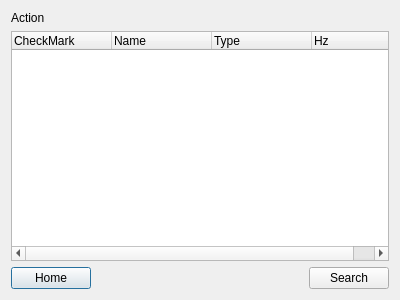
<?xml version="1.0" encoding="UTF-8"?>
<ui version="4.0">
 <class>action</class>
 <widget class="QDialog" name="action">
  <property name="geometry">
   <rect>
    <x>0</x>
    <y>0</y>
    <width>400</width>
    <height>300</height>
   </rect>
  </property>
  <property name="windowTitle">
   <string>Dialog</string>
  </property>
  <layout class="QVBoxLayout" name="verticalLayout">
   <item>
    <widget class="QLabel" name="label">
     <property name="text">
      <string>Action</string>
     </property>
    </widget>
   </item>
   <item>
    <widget class="QTreeWidget" name="treeWidget">
     <column>
      <property name="text">
       <string notr="true">CheckMark</string>
      </property>
     </column>
     <column>
      <property name="text">
       <string>Name</string>
      </property>
     </column>
     <column>
      <property name="text">
       <string>Type</string>
      </property>
     </column>
     <column>
      <property name="text">
       <string>Hz</string>
      </property>
     </column>
    </widget>
   </item>
   <item>
    <layout class="QHBoxLayout" name="horizontalLayout">
     <item>
      <widget class="QPushButton" name="homeButton">
       <property name="text">
        <string>Home</string>
       </property>
      </widget>
     </item>
     <item>
      <spacer name="horizontalSpacer">
       <property name="orientation">
        <enum>Qt::Horizontal</enum>
       </property>
       <property name="sizeHint" stdset="0">
        <size>
         <width>40</width>
         <height>20</height>
        </size>
       </property>
      </spacer>
     </item>
     <item>
      <widget class="QPushButton" name="searchButton">
       <property name="text">
        <string>Search</string>
       </property>
      </widget>
     </item>
    </layout>
   </item>
  </layout>
 </widget>
 <resources/>
 <connections/>
</ui>
